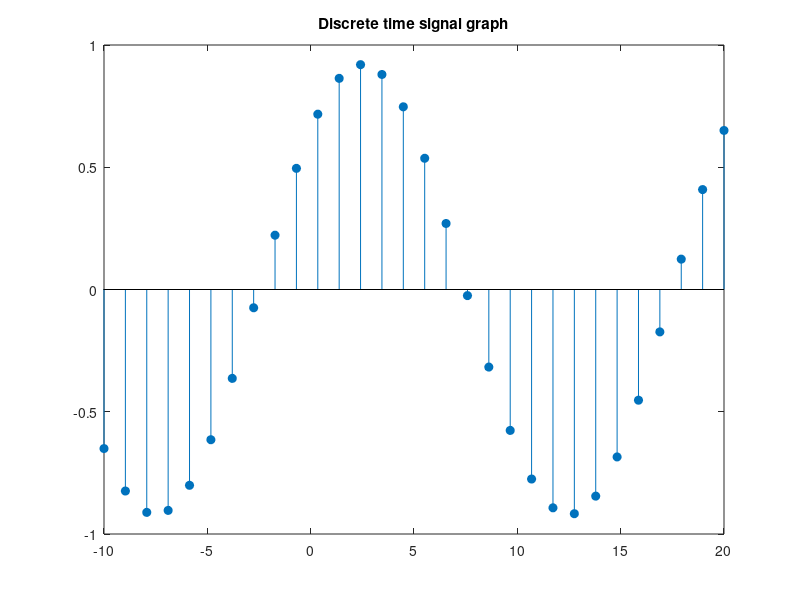

MATLAB code to generate this figure:
figure
k = linspace(-10,20,30)';
f1 = (-0.92 * sin((0.1 * pi * k)-((3 * pi)/4)));
stem(k,f1,'filled');
title('Discrete time signal graph');
